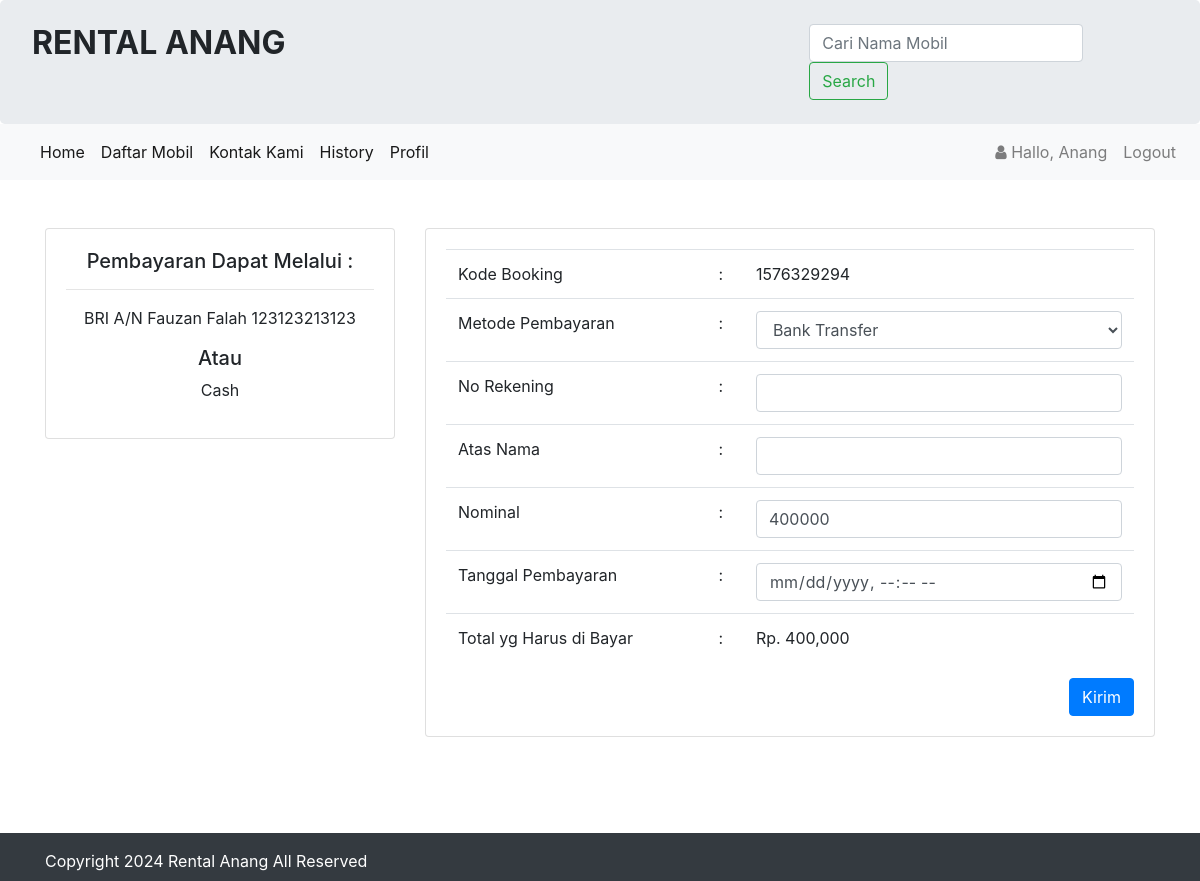
The app's page /konfirmasi.php?id=1576329294 (signed in) with its own data.
### tables this page shows
CREATE TABLE `infoweb` (
  `id` int(11) NOT NULL,
  `nama_rental` varchar(255) DEFAULT NULL,
  `telp` varchar(15) DEFAULT NULL,
  `alamat` text DEFAULT NULL,
  `email` varchar(255) DEFAULT NULL,
  `no_rek` text DEFAULT NULL,
  `updated_at` timestamp NOT NULL DEFAULT current_timestamp()
);

CREATE TABLE `booking` (
  `id_booking` int(11) NOT NULL,
  `kode_booking` varchar(255) NOT NULL,
  `id_login` int(11) NOT NULL,
  `id_mobil` int(11) NOT NULL,
  `ktp` varchar(255) NOT NULL,
  `nama` varchar(255) NOT NULL,
  `alamat` varchar(255) NOT NULL,
  `no_tlp` varchar(15) NOT NULL,
  `tanggal` varchar(255) NOT NULL,
  `lama_sewa` int(11) NOT NULL,
  `total_harga` int(11) NOT NULL,
  `konfirmasi_pembayaran` varchar(255) NOT NULL,
  `tgl_input` varchar(255) NOT NULL
);

### koneksi/koneksi.php (called while the page is built, shortened)
<?php
    $user = 'root';
    $pass = '';
    $koneksi = new PDO("mysql:host=localhost;dbname=db_rental", $user, $pass);
    $url = "http://localhost/rental-mobil/";
    $sql_web = "SELECT * FROM infoweb WHERE id = 1";
    $row_web = $koneksi->prepare($sql_web);
    $row_web->execute();
    $info_web = $row_web->fetch(PDO::FETCH_OBJ);
?>

### konfirmasi.php (the view, shortened to what this page needs)
<?php
require 'koneksi/koneksi.php';
include 'header.php';
$kode_booking = $_GET['id'];
$hasil = $koneksi->query("SELECT * FROM booking WHERE kode_booking = '$kode_booking'")->fetch();
?>
<br>
<br>
<div class="container">
    <div class="row">
        <div class="col-sm-4">
            <div class="card">
                <div class="card-body">
                    <div class="text-center">
                        <h5>Pembayaran Dapat Melalui :</h5>
                        <hr />
                        <p> <?= $info_web->no_rek; ?> </p>
                        <h5>Atau</h5>
                        <p>Cash</p>
                    </div>
                </div>
            </div>
        </div>
        <div class="col-sm-8">
            <div class="card">
                <div class="card-body">
                    <form method="post" action="" id="paymentForm">
                        <table class="table">
                            <tr>
                                <td>Kode Booking </td>
                                <td> :</td>
                                <td><?php echo $hasil['kode_booking']; ?></td>
                            </tr>
                            <tr>
                                <td>Metode Pembayaran</td>
                                <td> :</td>
                                <td>
                                    <select name="metode" id="metode" class="form-control" onchange="toggleRekeningInput()">
                                        <option value="Bank Transfer">Bank Transfer</option>
                                    </select>
                                </td>
                            </tr>
                            <tr id="rekeningRow" class="hidden">
                                <td>No Rekening </td>
                                <td> :</td>
                                <td><input type="text" name="no_rekening" id="no_rekening" class="form-control"></td>
                            </tr>
                            <tr>
                                <td>Atas Nama </td>
                                <td> :</td>
                                <td><input type="text" name="nama" required class="form-control"></td>
                            </tr>
                            <tr>
                                <td>Nominal </td>
                                <td> :</td>
                                <td><input type="text" name="nominal" required class="form-control" value="<?php echo $hasil['total_harga']; ?>"></td>
                            </tr>
                            <tr>
                                <td>Tanggal Pembayaran</td>
                                <td> :</td>
                                <td><input type="datetime-local" name="tanggal" required class="form-control"></td>
                            </tr>
                            <tr>
                                <td>Total yg Harus di Bayar </td>
                                <td> :</td>
                                <td>Rp. <?php echo number_format($hasil['total_harga']); ?></td>
                            </tr>
                        </table>
                        <button type="submit" class="btn btn-primary float-right">Kirim</button>
                    </form>
                </div>
            </div>
        </div>
    </div>
</div>
<br>
<br>
<br>
<?php include 'footer.php'; ?>

### header.php (shortened to what this page needs)
<!doctype html>
<html lang="en">
<head>
    <link rel="stylesheet" href="assets/css/bootstrap.css">
    <link rel="stylesheet" href="assets/css/font-awesome.css">
    <link href="https://cdnjs.cloudflare.com/ajax/libs/bootstrap-datetimepicker/4.17.37/css/bootstrap-datetimepicker.min.css" rel="stylesheet">
</head>
<body>
    <div class="jumbotron pt-4 pb-4">
        <div class="row">
            <div class="col-sm-8">
                <h2><b style="text-transform:uppercase;"><?= $info_web->nama_rental; ?> </b></h2>
            </div>
            <div class="col-sm-4">
                <form class="form-inline" method="get" action="blog.php">
                    <input class="form-control mr-sm-2" type="search" name="cari" placeholder="Cari Nama Mobil" aria-label="Search">
                    <button class="btn btn-outline-success my-2 my-sm-0" type="submit">Search</button>
                </form>
            </div>
        </div>
    </div>
    <nav class="navbar navbar-expand-lg navbar-light bg-light">
        <div class="collapse navbar-collapse" id="navbarTogglerDemo01">
            <ul class="navbar-nav mr-auto mt-2 mt-lg-0">
                <li class="nav-item active">
                    <a class="nav-link" href="index.php">Home <span class="sr-only">(current)</span></a>
                </li>
                <li class="nav-item active">
                    <a class="nav-link" href="blog.php">Daftar Mobil</a>
                </li>
                <li class="nav-item active">
                    <a class="nav-link" href="kontak.php">Kontak Kami</a>
                </li>
                <?php if (!empty($_SESSION['USER'])) { ?>
                    <li class="nav-item active">
                        <a class="nav-link" href="history.php">History</a>
                    </li>
                    <li class="nav-item active">
                        <a class="nav-link" href="profil.php">Profil</a>
                    </li>
                <?php } ?>
            </ul>
            <?php if (!empty($_SESSION['USER'])) { ?>
                <ul class="navbar-nav my-2 my-lg-0">
                    <li class="nav-item">
                        <a class="nav-link" href="#">
                            <i class="fa fa-user"> </i> Hallo, <?php echo $_SESSION['USER']['nama_pengguna']; ?>
                        </a>
                    </li>
                    <li class="nav-item">
                        <a class="nav-link" onclick="return confirm('Apakah anda ingin logout ?');" href="<?php echo $url; ?>admin/logout.php">Logout</a>
                    </li>
                </ul>
            <?php } ?>
        </div>
    </nav>
</body>

### footer.php (shortened to what this page needs)
    <div class="footer mt-4 bg-dark text-white pt-3 pb-2">
      <div class="container">
        Copyright <?= date('Y');?> <?= $info_web->nama_rental;?> All Reserved
      </div>
    </div>
  </body>
</html>

### records on screen
infoweb: nama_rental "RENTAL ANANG", no_rek "BRI A/N Fauzan Falah 123123213123", nama_rental "Rental Anang"
booking: kode_booking "1576329294", nominal "400000", total_harga "400,000"

### other values on screen
$_SESSION['USER']['nama_pengguna'] "Anang"
